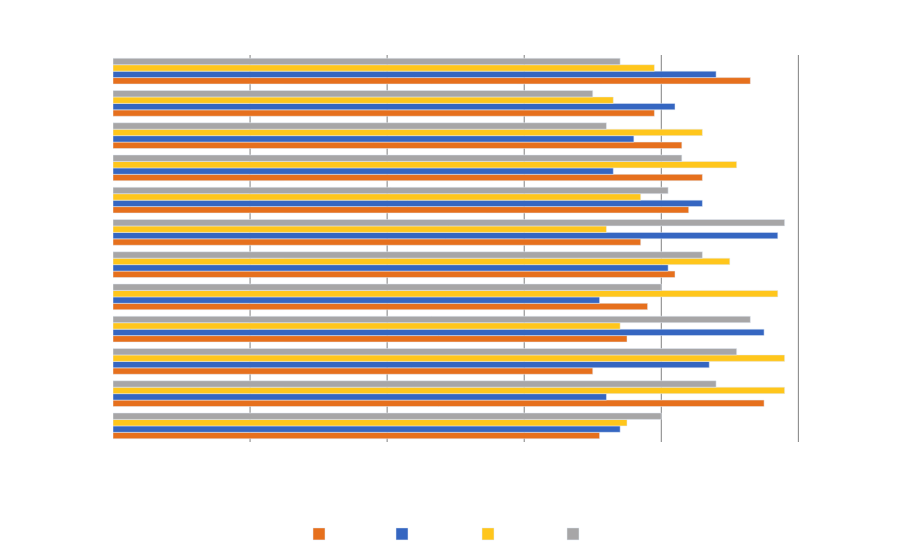

Notebook code for this chart:
### Code cell
fig = px.bar(
        df_bar[df_bar['variable'] == 'Processing Efficiency'], 
        x = 'value', 
        y = 'Months', 
        color = 'Item',
         barmode = 'group', 
         orientation = 'h',
         color_discrete_sequence = ['#e6701d', '#3566c1', '#ffc61c', '#a7a6a7'],
         title = "<b>Monthly {variable} per item<b>"
         )
fig.update_layout(
        title = dict(font_size = 25, x = 0.5, xanchor = 'center'),
        margin = dict(t = 55),
        plot_bgcolor = 'rgba(0, 0, 0, 0)', 
        paper_bgcolor = 'rgba(0, 0, 0, 0)', 
        font = dict(color = 'white'), 
        legend = dict(orientation = 'h', title = '', x = 0.5, xanchor = 'center', y = -0.2))
fig.update_xaxes(title = "<b>PROCESSING EFFICIENCY PER ITEM<b>", showgrid = True, gridcolor = 'grey', ticks = 'outside', ticklen = 5, tickcolor = 'rgba(0, 0, 0, 0)')
fig.update_yaxes(title = "<b>MONTHS<b>", gridcolor = 'grey', showgrid = False, ticks = 'outside', ticklen = 5, tickcolor = 'rgba(0, 0, 0, 0)')
fig.show()

### Figure 1 — Plotly figure (JSON) as saved in the notebook; plotly's stock layout.template omitted (floating-point values rounded to 4 significant figures)
{"data": [{"alignmentgroup": "True", "hovertemplate": "Item=Gowns<br>value=%{x}<br>Months=%{y}<extra></extra>", "legendgroup": "Gowns", "marker": {"color": "#e6701d", "pattern": {"shape": ""}}, "name": "Gowns", "offsetgroup": "Gowns", "orientation": "h", "showlegend": true, "textposition": "auto", "type": "bar", "x": [0.71, 0.95, 0.7, 0.75, 0.78, 0.82, 0.77, 0.84, 0.86, 0.83, 0.79, 0.93], "xaxis": "x", "y": ["JANUARY", "FEBRUARY", "MARCH", "APRIL", "MAY", "JUNE", "JULY", "AUGUST", "SEPTEMBER", "OCTOBER", "NOVEMBER", "DECEMBER"], "yaxis": "y"}, {"alignmentgroup": "True", "hovertemplate": "Item=Drapes<br>value=%{x}<br>Months=%{y}<extra></extra>", "legendgroup": "Drapes", "marker": {"color": "#3566c1", "pattern": {"shape": ""}}, "name": "Drapes", "offsetgroup": "Drapes", "orientation": "h", "showlegend": true, "textposition": "auto", "type": "bar", "x": [0.74, 0.72, 0.87, 0.95, 0.71, 0.81, 0.97, 0.86, 0.73, 0.76, 0.82, 0.88], "xaxis": "x", "y": ["JANUARY", "FEBRUARY", "MARCH", "APRIL", "MAY", "JUNE", "JULY", "AUGUST", "SEPTEMBER", "OCTOBER", "NOVEMBER", "DECEMBER"], "yaxis": "y"}, {"alignmentgroup": "True", "hovertemplate": "Item=Aprons<br>value=%{x}<br>Months=%{y}<extra></extra>", "legendgroup": "Aprons", "marker": {"color": "#ffc61c", "pattern": {"shape": ""}}, "name": "Aprons", "offsetgroup": "Aprons", "orientation": "h", "showlegend": true, "textposition": "auto", "type": "bar", "x": [0.75, 0.98, 0.98, 0.74, 0.97, 0.9, 0.72, 0.77, 0.91, 0.86, 0.73, 0.79], "xaxis": "x", "y": ["JANUARY", "FEBRUARY", "MARCH", "APRIL", "MAY", "JUNE", "JULY", "AUGUST", "SEPTEMBER", "OCTOBER", "NOVEMBER", "DECEMBER"], "yaxis": "y"}, {"alignmentgroup": "True", "hovertemplate": "Item=Masks<br>value=%{x}<br>Months=%{y}<extra></extra>", "legendgroup": "Masks", "marker": {"color": "#a7a6a7", "pattern": {"shape": ""}}, "name": "Masks", "offsetgroup": "Masks", "orientation": "h", "showlegend": true, "textposition": "auto", "type": "bar", "x": [0.8, 0.88, 0.91, 0.93, 0.8, 0.86, 0.98, 0.81, 0.83, 0.72, 0.7, 0.74], "xaxis": "x", "y": ["JANUARY", "FEBRUARY", "MARCH", "APRIL", "MAY", "JUNE", "JULY", "AUGUST", "SEPTEMBER", "OCTOBER", "NOVEMBER", "DECEMBER"], "yaxis": "y"}], "layout": {"barmode": "group", "font": {"color": "white"}, "legend": {"orientation": "h", "title": {"text": ""}, "tracegroupgap": 0, "x": 0.5, "xanchor": "center", "y": -0.2}, "margin": {"t": 55}, "paper_bgcolor": "rgba(0, 0, 0, 0)", "plot_bgcolor": "rgba(0, 0, 0, 0)", "title": {"font": {"size": 25}, "text": "<b>Monthly {variable} per item<b>", "x": 0.5, "xanchor": "center"}, "xaxis": {"anchor": "y", "domain": [0, 1], "gridcolor": "grey", "showgrid": true, "tickcolor": "rgba(0, 0, 0, 0)", "ticklen": 5, "ticks": "outside", "title": {"text": "<b>PROCESSING EFFICIENCY PER ITEM<b>"}}, "yaxis": {"anchor": "x", "domain": [0, 1], "gridcolor": "grey", "showgrid": false, "tickcolor": "rgba(0, 0, 0, 0)", "ticklen": 5, "ticks": "outside", "title": {"text": "<b>MONTHS<b>"}}}}
